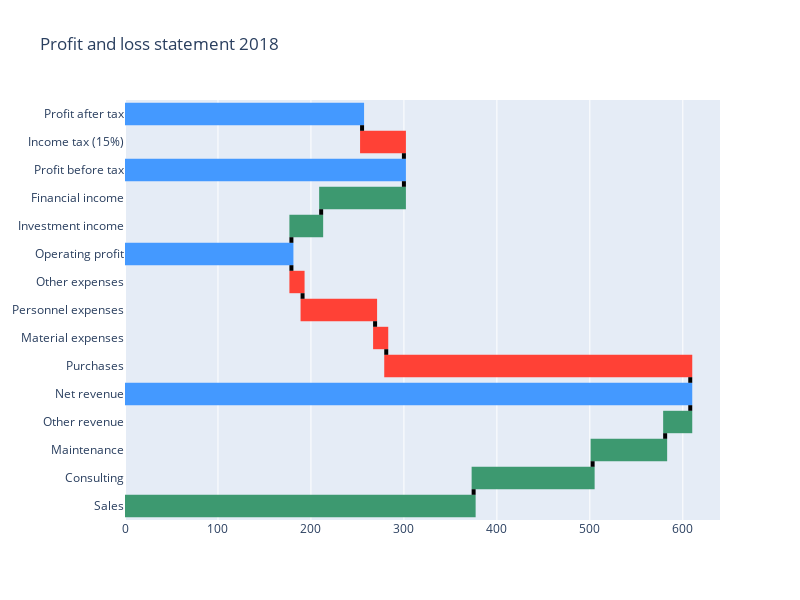

The cell this chart's notebook holds for it:
### Code cell
fig = go.Figure(go.Waterfall(
    name = "2018", 
    orientation = "h", 
    measure = [
        "relative", 
        "relative", 
        "relative", 
        "relative", 
        "total", 
        "relative",
        "relative", 
        "relative", 
        "relative", 
        "total", 
        "relative", 
        "relative", 
        "total", 
        "relative", 
        "total"
    ],
    y = [
        "Sales", 
        "Consulting", 
        "Maintenance", 
        "Other revenue", 
        "Net revenue", 
        "Purchases", 
        "Material expenses",
        "Personnel expenses", 
        "Other expenses", 
        "Operating profit", 
        "Investment income", 
        "Financial income",
        "Profit before tax", 
        "Income tax (15%)", 
        "Profit after tax"
    ],
    x = [375, 128, 78, 27, None, -327, -12, -78, -12, None, 32, 89, None, -45, None],
    connector = {"mode":"between", "line":{"width":4, "color":"rgb(0, 0, 0)", "dash":"solid"}}
))

fig.update_layout(
    title = "Profit and loss statement 2018", 
    width=800,
    height=600)

fig.show()

### Figure 1 — Plotly figure (JSON) as saved in the notebook; plotly's stock layout.template omitted (floating-point values rounded to 4 significant figures)
{"data": [{"connector": {"line": {"color": "rgb(0, 0, 0)", "dash": "solid", "width": 4}, "mode": "between"}, "measure": ["relative", "relative", "relative", "relative", "total", "relative", "relative", "relative", "relative", "total", "relative", "relative", "total", "relative", "total"], "name": "2018", "orientation": "h", "type": "waterfall", "x": [375, 128, 78, 27, null, -327, -12, -78, -12, null, 32, 89, null, -45, null], "y": ["Sales", "Consulting", "Maintenance", "Other revenue", "Net revenue", "Purchases", "Material expenses", "Personnel expenses", "Other expenses", "Operating profit", "Investment income", "Financial income", "Profit before tax", "Income tax (15%)", "Profit after tax"]}], "layout": {"height": 600, "title": {"text": "Profit and loss statement 2018"}, "width": 800}}
